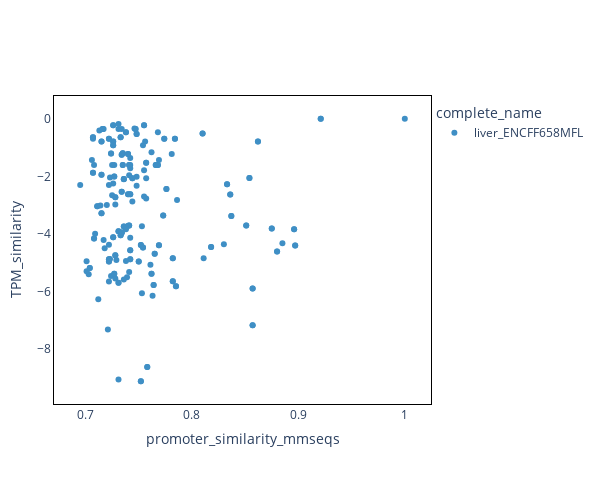

Notebook source saved alongside this figure:
### Code cell
# Explore all genes
# Select one sample only 
df = df_plot[df_plot["complete_name"] == "liver_ENCFF658MFL"]

fig = px.scatter(df, x="promoter_similarity_mmseqs", y="TPM_similarity", color="complete_name", color_discrete_sequence=custom_palette)
# Set the layout
fig.update_layout(
    autosize=False,
    width=600,
    height=500,
    plot_bgcolor='white',
    margin=dict(
        l=50,
        r=50,
        b=100,
        t=100,
        pad=4
    )
)
# add black lines in borders
fig.update_xaxes(showline=True, linewidth=1, linecolor='black', mirror=True)
fig.update_yaxes(showline=True, linewidth=1, linecolor='black', mirror=True)
fig.show()

df

### Figure 1 — Plotly figure (JSON) as saved in the notebook; plotly's stock layout.template omitted (floating-point values rounded to 4 significant figures; data arrays with more than 128 entries replaced by an {"elided": "..."} marker saying what was removed)
{"data": [{"hovertemplate": "complete_name=liver_ENCFF658MFL<br>promoter_similarity_mmseqs=%{x}<br>TPM_similarity=%{y}<extra></extra>", "legendgroup": "liver_ENCFF658MFL", "marker": {"color": "#3f8fc5", "symbol": "circle"}, "mode": "markers", "name": "liver_ENCFF658MFL", "orientation": "v", "showlegend": true, "type": "scatter", "x": {"elided": "225 float values"}, "xaxis": "x", "y": {"elided": "225 float values"}, "yaxis": "y"}], "layout": {"autosize": false, "height": 500, "legend": {"title": {"text": "complete_name"}, "tracegroupgap": 0}, "margin": {"b": 100, "l": 50, "pad": 4, "r": 50, "t": 100}, "plot_bgcolor": "white", "width": 600, "xaxis": {"anchor": "y", "domain": [0, 1], "linecolor": "black", "linewidth": 1, "mirror": true, "showline": true, "title": {"text": "promoter_similarity_mmseqs"}}, "yaxis": {"anchor": "x", "domain": [0, 1], "linecolor": "black", "linewidth": 1, "mirror": true, "showline": true, "title": {"text": "TPM_similarity"}}}}
